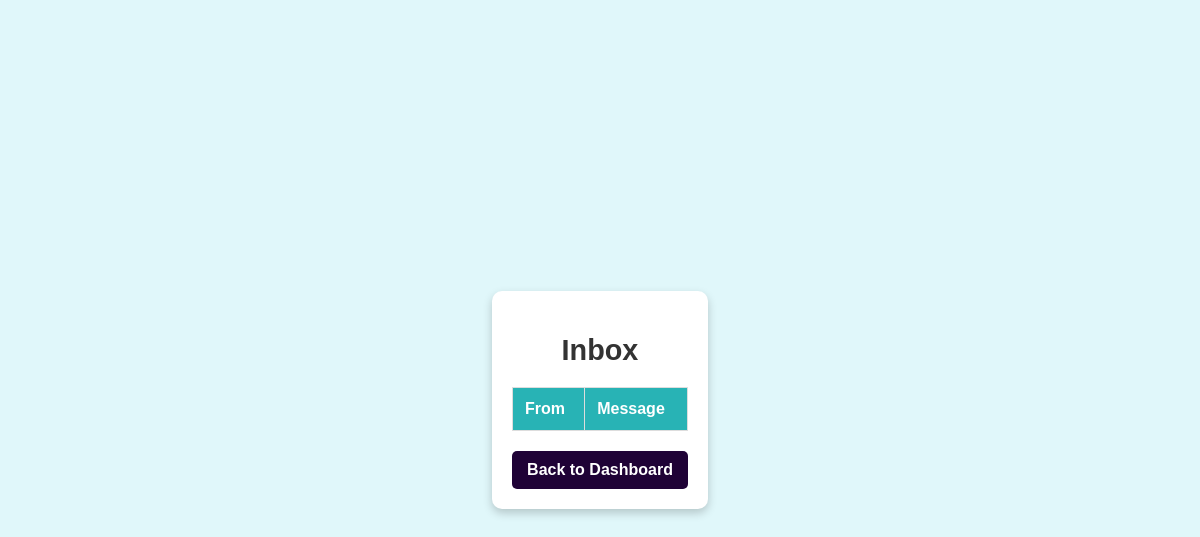
The app's page /viewInbox.php (signed in), older data.
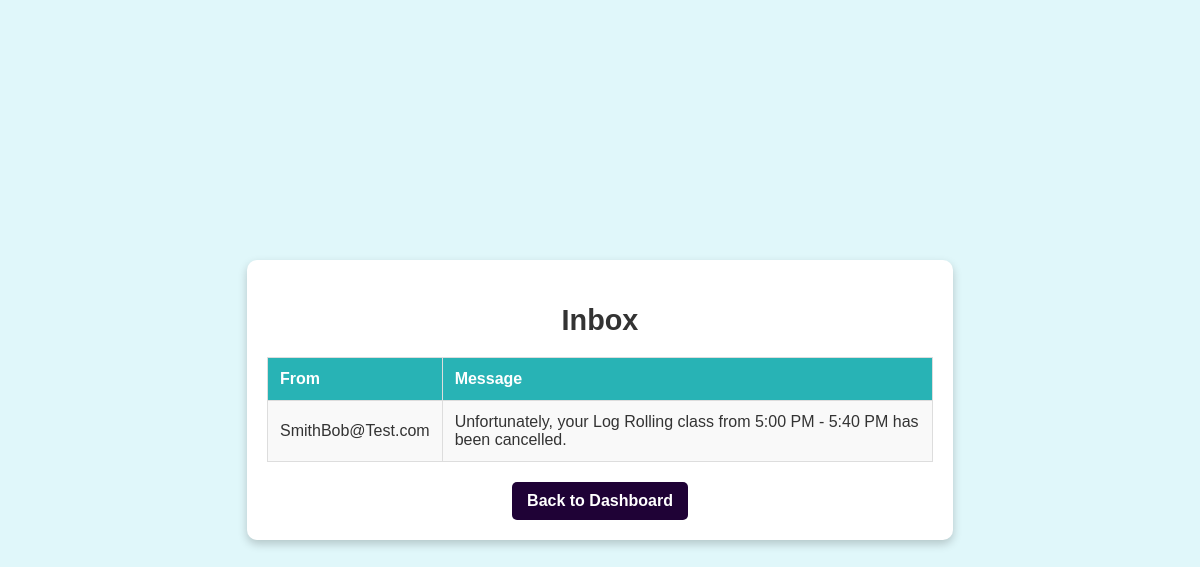
The same page, newer data.
### tables this page shows
CREATE TABLE messages (id INTEGER PRIMARY KEY AUTOINCREMENT UNIQUE, sender_id INTEGER UNIQUE, receiver_id INTEGER UNIQUE, message TEXT, read INTEGER);

CREATE TABLE Users (UserID INTEGER PRIMARY KEY AUTOINCREMENT UNIQUE NOT NULL, "First" TEXT NOT NULL, "Last" TEXT NOT NULL, Username TEXT NOT NULL UNIQUE, Password TEXT NOT NULL, Role TEXT NOT NULL);

### viewInbox.php (the view, shortened to what this page needs)
<?php
include 'db_connection.php';
$UserID = $_SESSION['UserID'];
$stmt = $pdo->prepare("SELECT * FROM messages WHERE receiver_id = :UserID");
$stmt->execute(['UserID' => $UserID]);
$messages = $stmt->fetchAll(PDO::FETCH_ASSOC);
?>
<!DOCTYPE html>
<html lang="en">
<head>
</head>
<body>
    <div class="container">
        <h2>Inbox</h2>
        <table>
            <tr>
                <th>From</th>
                <th>Message</th>
            </tr>
            <?php foreach ($messages as $message): ?>
                <?php
                    $senderStatement = $pdo->prepare("SELECT Username FROM Users WHERE UserID = :sender_id");
                    $senderStatement->execute(['sender_id' => $message['sender_id']]);
                    $sender = $senderStatement->fetch(PDO::FETCH_ASSOC);
                ?>
                <tr>
                    <td><?php echo htmlspecialchars($sender['Username']); ?></td>
                    <td><?php echo htmlspecialchars($message['message']); ?></td>
                </tr>
            <?php endforeach; ?>
        </table>
        <a href="dashboard.php" class="dashboard-button">Back to Dashboard</a>
    </div>
</body>
</html>

Row changes from the older to the newer data that the page shows:
added messages: users.Username "SmithBob@Test.com", message "Unfortunately, your Log Rolling class from 5:00 PM - 5:40 PM has been cancelled."
